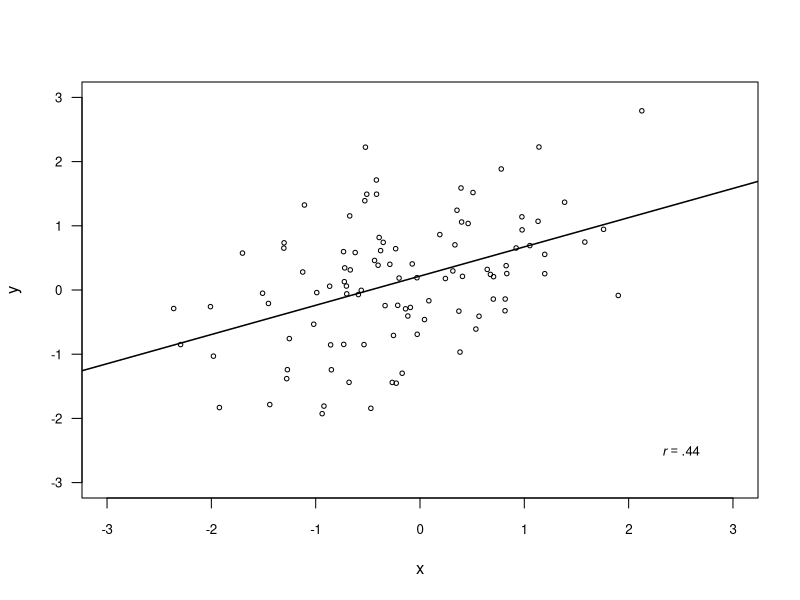

Reproduce this figure in R.
## ---- chunk 1
knitr::opts_chunk$set(echo = TRUE)
## ---- chunk 2
set.seed(242)       # set custom seed for reproducible results
x=rnorm(100)        # generate random variable x with 100 obs. 
y=0.2*x+rnorm(100)  # generate random variable y with 100 obs. that covaries with x
cor(x,y)            # get Pearson correlation
## ---- chunk 3
correlation.analysis=cor.test(x,y)
correlation=round(correlation.analysis$estimate,2)
pvalue=correlation.analysis$p.value
# correlation analysis according to Gignac and Szodorai (2016)

if (correlation<.1) {
  report.cor='uncorrelated'
} else if (correlation >= .1 & correlation <.2) {
  report.cor='correlated with a small effect size'
} else if (correlation >= .2 & correlation <.3) {
  report.cor='correlated with a medium effect size'
} else if (correlation >= .3) {
  report.cor='correlated with a large effect size'
}
correlation=sub('0.','.',format(correlation,nsmall=2)) # This formats the correlation in APA-style.
if (pvalue >= 0.001) {
pvalue=sub('0.','= .',format(round(pvalue,3),nsmall=3)) # This formats the p-value in APA-style.
} else {
  pvalue='< .001'
}
## ---- chunk 4
tstat=round(correlation.analysis$statistic,2)
df=correlation.analysis$parameter
## ---- chunk 5

classify.r <- function(r, method='gignac') {
  if (method=='gignac') {
    thresh=c(.1,.2,.3)
  } else if (method=='cohen') {
    thresh=c(.1,.3,.5)
  }
  if (r < thresh[1]) {
    report.cor='were uncorrelated'
  } else if (r >= thresh[1] & r < thresh[2]) {
    report.cor='correlated with a small effect size'
  } else if (r >= thresh[2] & r < thresh[3]) {
    report.cor='correlated with a medium effect size'
  } else if (r >= thresh[3]) {
    report.cor='correlated with a large effect size'
  }
  return(list(r=sub('0.','.',format(correlation,nsmall=2)),classify=report.cor))
}
report.p <- function(pvalue) {
  if (pvalue >= 0.001) {
    pvalue=sub('0.','= .',format(round(pvalue,3),nsmall=3))
  } else {
    pvalue='< .001'
  }
  return(pvalue)
}


## ---- chunk 6
plot(x,y,xlim=c(-3,3),ylim=c(-3,3),cex=.6,cex.axis=.8,las=1) # change las to 0 and see what happens to the plot
abline(lm(y~x),lwd=1.5)
text(2.5,-2.5,bquote(italic(r)==.(correlation)),cex=.8)
